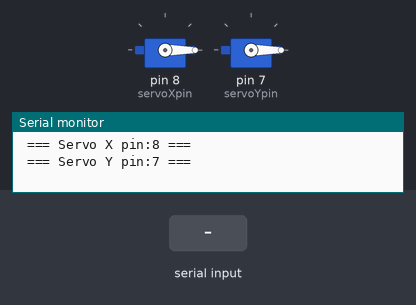
Recording of a sketch running on a simulated Arduino Uno, built with avr-gcc and run on an emulated ATmega328P. On the bench: 2 × servo, the last lines printed to the serial monitor. Inputs (shaded band) come from the test bench.

Above: at 1.2 s.
1.3 s: "90,45\n" received over Serial
At 3.5 s:
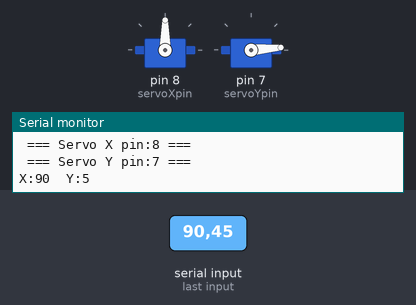
3.8 s: "30,150\n" received over Serial
At 5.4 s:
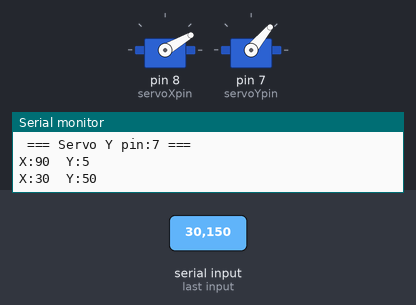
6.3 s: "200\n" received over Serial
At 8.5 s:
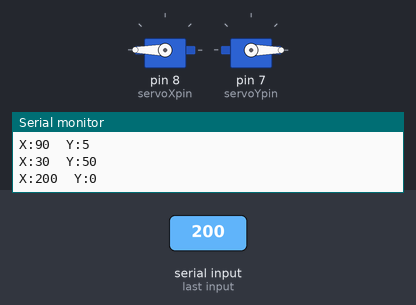
Timing chart, 0 to 10.0 s (numbered marks = the images above; inputs shaded):
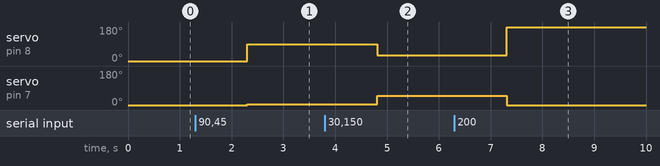

Measured:
- after the input at 1.3 s, servo on pin 8 (servoXpin): 0° → 90° after 1.0 s; servo on pin 7 (servoYpin): 0° → 5° after 1.0 s
- after the input at 3.8 s, servo on pin 8 (servoXpin): 90° → 30° after 1.0 s; servo on pin 7 (servoYpin): 5° → 50° after 1.0 s
- after the input at 6.3 s, servo on pin 8 (servoXpin): 30° → 180° after 1.0 s; servo on pin 7 (servoYpin): 50° → 0° after 1.0 s

The sketch:

Servo_camera_Serial_RaspberryPI.ino
```cpp
// Servo camera controll
// This program get srting with x and y strings
// from serial port and rotate servo on the following angle

// September 13 2018
// By Alexander Noyanov <alex.noyanov@gmail.com>

#include<string.h>
#include<Servo.h>

int x,y;      // X and Y angle
String s;     // Input string
String sX,sY; // Substrings with X and Y position
int servoXpin = 8;
int servoYpin = 7;

Servo servoX,servoY;

void setup() {
  // put your setup code here, to run once:
Serial.begin(9600);
Serial.print(" === Servo X pin:");
Serial.print(servoXpin);
Serial.println(" ===");
Serial.print(" === Servo Y pin:");
Serial.print(servoYpin);
Serial.println(" ===");

servoX.attach(servoXpin);
servoY.attach(servoYpin);

servoX.write(0);
servoY.write(0);

}

void loop() {
  // put your main code here, to run repeatedly:
 // s = Serial.read();
 // Serial.println(s);
  if(Serial.available())   // Read the line from Serial
   {
//  int i = 0;
//    while(Serial.available());
//      {
//        s[i] = Serial.read();
//        i++;
//      }

    s = Serial.readString();

    //Serial.println(s);

    sX = s.substring(0,3); // Get X value
    sY = s.substring(4,7); // Get Y value

    x = atoi(sX.c_str());  // Convert string to integer
    y = atoi(sY.c_str());

    Serial.print("X:");    // Print X and Y
    Serial.print(x);
    Serial.print("  Y:");
    Serial.println(y);

    servoX.write(x);      // Move the right servo
    servoY.write(y);
  }

  delay(100);
}
```
